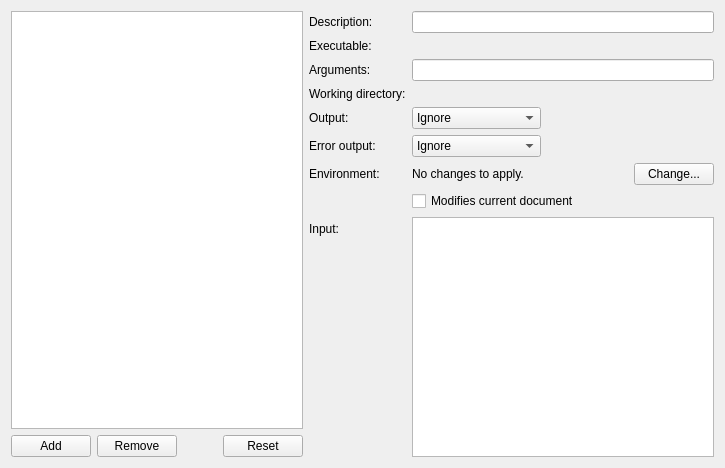
<?xml version="1.0" encoding="UTF-8"?>
<ui version="4.0">
 <class>Core::Internal::ExternalToolConfig</class>
 <widget class="QWidget" name="Core::Internal::ExternalToolConfig">
  <property name="geometry">
   <rect>
    <x>0</x>
    <y>0</y>
    <width>725</width>
    <height>468</height>
   </rect>
  </property>
  <property name="windowTitle">
   <string>Form</string>
  </property>
  <layout class="QHBoxLayout" name="horizontalLayout_2">
   <item>
    <layout class="QVBoxLayout" name="verticalLayout">
     <item>
      <widget class="QTreeView" name="toolTree">
       <property name="dragEnabled">
        <bool>true</bool>
       </property>
       <property name="dragDropMode">
        <enum>QAbstractItemView::InternalMove</enum>
       </property>
       <attribute name="headerVisible">
        <bool>false</bool>
       </attribute>
       <attribute name="headerDefaultSectionSize">
        <number>0</number>
       </attribute>
      </widget>
     </item>
     <item>
      <layout class="QHBoxLayout" name="horizontalLayout">
       <item>
        <widget class="QPushButton" name="addButton">
         <property name="toolTip">
          <string>Add tool.</string>
         </property>
         <property name="text">
          <string>Add</string>
         </property>
        </widget>
       </item>
       <item>
        <widget class="QPushButton" name="removeButton">
         <property name="toolTip">
          <string>Remove tool.</string>
         </property>
         <property name="text">
          <string>Remove</string>
         </property>
        </widget>
       </item>
       <item>
        <spacer name="horizontalSpacer">
         <property name="orientation">
          <enum>Qt::Horizontal</enum>
         </property>
         <property name="sizeHint" stdset="0">
          <size>
           <width>40</width>
           <height>20</height>
          </size>
         </property>
        </spacer>
       </item>
       <item>
        <widget class="QPushButton" name="revertButton">
         <property name="toolTip">
          <string>Revert tool to default.</string>
         </property>
         <property name="text">
          <string>Reset</string>
         </property>
        </widget>
       </item>
      </layout>
     </item>
    </layout>
   </item>
   <item>
    <widget class="QWidget" name="infoWidget" native="true">
     <property name="sizePolicy">
      <sizepolicy hsizetype="Preferred" vsizetype="Preferred">
       <horstretch>10</horstretch>
       <verstretch>0</verstretch>
      </sizepolicy>
     </property>
     <layout class="QFormLayout" name="formLayout">
      <property name="fieldGrowthPolicy">
       <enum>QFormLayout::ExpandingFieldsGrow</enum>
      </property>
      <property name="margin">
       <number>0</number>
      </property>
      <item row="0" column="0">
       <widget class="QLabel" name="descriptionLabel">
        <property name="text">
         <string>Description:</string>
        </property>
       </widget>
      </item>
      <item row="0" column="1">
       <widget class="QLineEdit" name="description"/>
      </item>
      <item row="1" column="0">
       <widget class="QLabel" name="executableLabel">
        <property name="text">
         <string>Executable:</string>
        </property>
       </widget>
      </item>
      <item row="1" column="1">
       <widget class="Utils::PathChooser" name="executable">
        <property name="expectedKind">
         <enum>Utils::PathChooser::Command</enum>
        </property>
       </widget>
      </item>
      <item row="2" column="0">
       <widget class="QLabel" name="argumentsLabel">
        <property name="text">
         <string>Arguments:</string>
        </property>
       </widget>
      </item>
      <item row="2" column="1">
       <widget class="QLineEdit" name="arguments"/>
      </item>
      <item row="3" column="0">
       <widget class="QLabel" name="workingDirectoryLabel">
        <property name="text">
         <string>Working directory:</string>
        </property>
       </widget>
      </item>
      <item row="3" column="1">
       <widget class="Utils::PathChooser" name="workingDirectory">
        <property name="expectedKind">
         <enum>Utils::PathChooser::Directory</enum>
        </property>
       </widget>
      </item>
      <item row="4" column="0">
       <widget class="QLabel" name="outputLabel">
        <property name="toolTip">
         <string>&lt;html&gt;&lt;head/&gt;&lt;body&gt;
&lt;p&gt;What to do with the executable's standard output.
&lt;ul&gt;&lt;li&gt;Ignore: Do nothing with it.&lt;/li&gt;&lt;li&gt;Show in pane: Show it in the general output pane.&lt;/li&gt;&lt;li&gt;Replace selection: Replace the current selection in the current document with it.&lt;/li&gt;&lt;/ul&gt;&lt;/p&gt;&lt;/body&gt;&lt;/html&gt;
</string>
        </property>
        <property name="text">
         <string>Output:</string>
        </property>
       </widget>
      </item>
      <item row="4" column="1">
       <widget class="QComboBox" name="outputBehavior">
        <item>
         <property name="text">
          <string>Ignore</string>
         </property>
        </item>
        <item>
         <property name="text">
          <string>Show in Pane</string>
         </property>
        </item>
        <item>
         <property name="text">
          <string>Replace Selection</string>
         </property>
        </item>
       </widget>
      </item>
      <item row="5" column="0">
       <widget class="QLabel" name="errorOutputLabel">
        <property name="toolTip">
         <string>&lt;html&gt;&lt;head&gt;&lt;body&gt;
&lt;p &gt;What to do with the executable's standard error output.&lt;/p&gt;
&lt;ul&gt;&lt;li&gt;Ignore: Do nothing with it.&lt;/li&gt;
&lt;li&gt;Show in pane: Show it in the general output pane.&lt;/li&gt;
&lt;li&gt;Replace selection: Replace the current selection in the current document with it.&lt;/li&gt;
&lt;/ul&gt;&lt;/body&gt;&lt;/html&gt;</string>
        </property>
        <property name="text">
         <string>Error output:</string>
        </property>
       </widget>
      </item>
      <item row="5" column="1">
       <widget class="QComboBox" name="errorOutputBehavior">
        <item>
         <property name="text">
          <string>Ignore</string>
         </property>
        </item>
        <item>
         <property name="text">
          <string>Show in Pane</string>
         </property>
        </item>
        <item>
         <property name="text">
          <string>Replace Selection</string>
         </property>
        </item>
       </widget>
      </item>
      <item row="6" column="0">
       <widget class="QLabel" name="label_2">
        <property name="text">
         <string>Environment:</string>
        </property>
       </widget>
      </item>
      <item row="6" column="1">
       <layout class="QHBoxLayout" name="horizontalLayout_3">
        <property name="spacing">
         <number>0</number>
        </property>
        <item>
         <widget class="QLabel" name="environmentLabel">
          <property name="sizePolicy">
           <sizepolicy hsizetype="Expanding" vsizetype="Preferred">
            <horstretch>0</horstretch>
            <verstretch>0</verstretch>
           </sizepolicy>
          </property>
          <property name="text">
           <string>No changes to apply.</string>
          </property>
         </widget>
        </item>
        <item>
         <widget class="QPushButton" name="environmentButton">
          <property name="text">
           <string>Change...</string>
          </property>
         </widget>
        </item>
       </layout>
      </item>
      <item row="7" column="1">
       <widget class="QCheckBox" name="modifiesDocumentCheckbox">
        <property name="toolTip">
         <string>If the tool modifies the current document, set this flag to ensure that the document is saved before running the tool and is reloaded after the tool finished.</string>
        </property>
        <property name="text">
         <string>Modifies current document</string>
        </property>
       </widget>
      </item>
      <item row="8" column="0">
       <widget class="QLabel" name="inputLabel">
        <property name="toolTip">
         <string>Text to pass to the executable via standard input. Leave empty if the executable should not receive any input.</string>
        </property>
        <property name="text">
         <string>Input:</string>
        </property>
       </widget>
      </item>
      <item row="8" column="1">
       <widget class="QPlainTextEdit" name="inputText">
        <property name="lineWrapMode">
         <enum>QPlainTextEdit::NoWrap</enum>
        </property>
       </widget>
      </item>
     </layout>
    </widget>
   </item>
  </layout>
 </widget>
 <customwidgets>
  <customwidget>
   <class>Utils::PathChooser</class>
   <extends>QWidget</extends>
   <header location="global">utils/pathchooser.h</header>
   <container>1</container>
   <slots>
    <signal>editingFinished()</signal>
    <signal>browsingFinished()</signal>
   </slots>
  </customwidget>
 </customwidgets>
 <tabstops>
  <tabstop>toolTree</tabstop>
  <tabstop>addButton</tabstop>
  <tabstop>removeButton</tabstop>
  <tabstop>revertButton</tabstop>
  <tabstop>description</tabstop>
  <tabstop>arguments</tabstop>
  <tabstop>outputBehavior</tabstop>
  <tabstop>errorOutputBehavior</tabstop>
  <tabstop>environmentButton</tabstop>
  <tabstop>modifiesDocumentCheckbox</tabstop>
  <tabstop>inputText</tabstop>
 </tabstops>
 <resources/>
 <connections/>
</ui>
